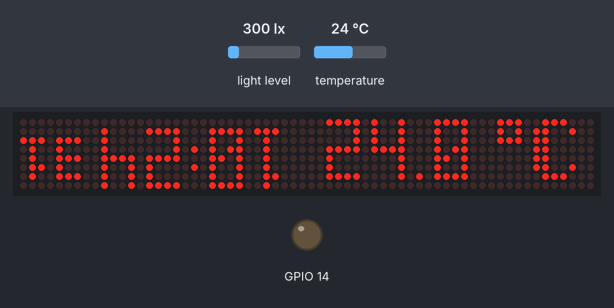
Recording of a program running on a simulated ESP32. Shown: 64×8 LED matrix, output pins drawn as LEDs (lit = HIGH). The inputs (shaded band) are chosen by the test bench; at power-on: light level 300 lx, temperature 24 °C. The local clock reads 2024-03-15 10:24:30 at power-on unless the program sets it; storage starts empty; what the program prints to the serial monitor is not drawn.

Above: at 1.2 s.
1.3 s: light level set to 40 lx
At 2.8 s:
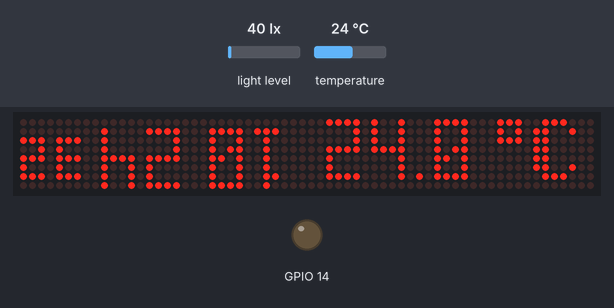
3.5 s: temperature set to 12 °C
At 4.5 s:
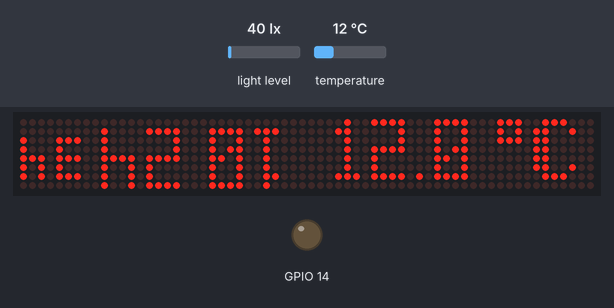
5.5 s: light level set to 500 lx
At 6.8 s:
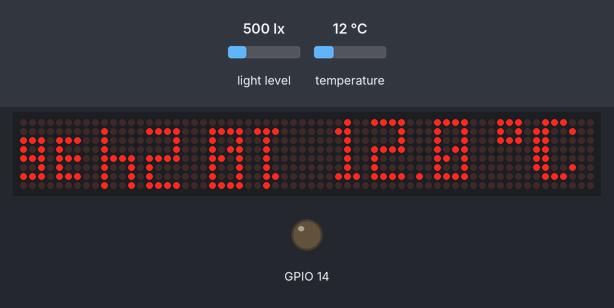
7.5 s: temperature set to 19 °C
At 8.5 s:
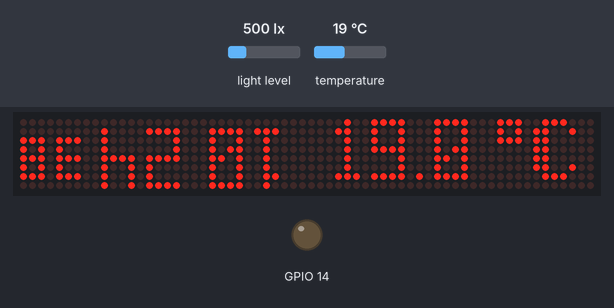
Timing chart, 0 to 10.5 s (numbered marks = the images above; inputs shaded):
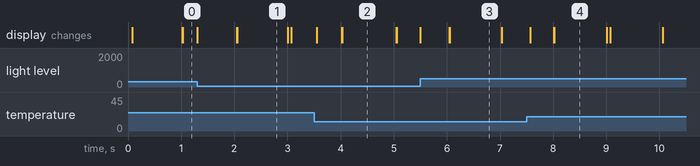

Measured:
- what the display in image 2 shows lasts 1.0 s, from 4.0 s to 5.0 s

The program:

main.cpp
```cpp
#include <Arduino.h>
#include <FS.h>
#include <SPIFFS.h>
#include <Adafruit_I2CDevice.h>
#include <SPI.h>
#include <RTClib.h>
#include <MD_MAX72xx.h>
#include <MD_Parola.h>
#include <WiFi.h>
#include <WebServer.h>
#include <IPAddress.h>
#include <NTPClient.h>
#include <Timezone.h>
#include <Wire.h>
#include <Adafruit_Sensor.h>
#include <Adafruit_BME280.h>
#include <BH1750.h>
#include <Bounce2.h>
#include <ArduinoJson.h>

#include <unordered_map>
#include <vector>
#include <string>

#include <Macros.h>

#include <Config_Parser.h>
#include <Web_Settings.h>
#include <Languages.h>
#include <Font_Data.h>
#include <Screens.h>
#include <Set_NTP_Time.h>
#include <Set_Intensity.h>
#include <Beep.h>

Config conf;
WebServer server(80);
String HOME_HTML;
String SETTINGS_HTML;

MD_Parola* matrix = nullptr;
RTC_DS3231 rtc;
Adafruit_BME280 bme;
BH1750 light_sensor;
Bounce2::Button screen_button = Bounce2::Button();

DateTime current_time;
Timezone* TMZ = nullptr;

bool tic = true;
int sound_interval = 0;

bool screen_off = false;
uint8_t displaySelector = 0;

int measurement_interval = 0;

void setup() {
  Serial.begin(115200);

  if (!SPIFFS.begin()) {
    Serial.printf("%s\n", SPIFFS_ERR);
    return;
  }
  Serial.printf("%s\n", SPIFFS_SUC);

  loadConfiguration(conf);

  WiFi.mode(WIFI_AP_STA);
  WiFi.softAP(AP_NAME, AP_PASSWORD);
  IPAddress local_IP(IP_ADDRESS);
  IPAddress gateway(GATEWAY);
  IPAddress subnet(SUBNET);
  WiFi.softAPConfig(local_IP, gateway, subnet);

  HOME_HTML = htmlLoader(PATH_TO_HOME);
  SETTINGS_HTML = htmlLoader(PATH_TO_SETTINGS);

  server.on("/", handleHome);
  server.on("/settings", handleSettings);
  server.on("/updateTime", HTTP_POST, handleUpdateTime);
  server.on("/toggleScreen", HTTP_POST, handleToggleScreen);
  server.on("/reboot", HTTP_POST, handleReboot);
  server.on("/timeTempScreen", HTTP_POST, handleTimeTempScreen);
  server.on("/dateScreen", HTTP_POST, handleDateScreen);
  server.on("/humPresScreen", HTTP_POST, handleHumPresScreen);
  server.on("/submitNetwork", HTTP_POST, handleNetworkSubmit);
  server.on("/submitNTP", HTTP_POST, handleNTPSubmit);
  server.on("/submitLanguage", HTTP_POST, handleLanguageSubmit);
  server.on("/submitTimezone", HTTP_POST, handleTimezoneSubmit);
  server.on("/submitAdditional", HTTP_POST, handleAdditionalSubmit);
  server.begin();

  TMZ = new Timezone(conf.std, conf.dlt);
  matrix = new MD_Parola(HW_TYPE, conf.max7219.DATA_PIN, conf.max7219.CLK_PIN, conf.max7219.CS_PIN, MAX7219_DEVICES);

  pinMode(conf.pins.BUZZER_PIN, OUTPUT);
  digitalWrite(conf.pins.BUZZER_PIN, LOW);

  screen_button.attach(conf.pins.BUTTON_PIN, INPUT_PULLUP);
  screen_button.interval(5);
  screen_button.setPressedState(LOW);

  if(!matrix->begin(9)) {
    Serial.printf("%s %s\n", MAX7219_ERR, WIRE_ERR);
    while(true);
  }

  if (!rtc.begin(&Wire)) {
    Serial.printf("%s %s\n", DS3231_ERR, WIRE_ERR);
    while(true);
  }

  if (!bme.begin(conf.i2c.BME_280, &Wire)) {
    Serial.printf("%s %s\n", BME280_ERR, WIRE_ERR);
    while(true);
  }

  if(!light_sensor.begin(BH1750::CONTINUOUS_HIGH_RES_MODE, conf.i2c.BH1750, &Wire)) {
    Serial.printf("%s %s\n", BH1750_ERR, WIRE_ERR);
    while(true);
  }

  if (rtc.lostPower()) {
    Serial.printf("%s\n", RTC_POWER_LOST);

    matrix->setZone(7, 4, 7);
    matrix->setZone(8, 0, 3);
    matrix->setFont(7, small_font);
    matrix->setFont(8, small_font);
    matrix->setZoneEffect(7, 1, PA_FLIP_UD);
    matrix->setZoneEffect(7, 1, PA_FLIP_LR);
    matrix->displayZoneText(7, "POWER", PA_CENTER, 75, 10, PA_PRINT);
    matrix->displayZoneText(8, "LOST", PA_CENTER, 75, 10, PA_PRINT);
    matrix->synchZoneStart();
    matrix->displayAnimate();

    while(!screen_button.pressed())
      screen_button.update();

    Serial.printf("Button pressed. Trying to sync time with NTP server.\n");

    wifi_connetion();
    set_NTP_time();
    Serial.println("Disconnecting from WiFi.\n");
    WiFi.disconnect();
  }

  matrix->setZone(0, 7, 7);
  matrix->setZone(1, 4, 6);
  matrix->setZone(2, 0, 3);

  matrix->setZoneEffect(0, 1, PA_FLIP_UD);
  matrix->setZoneEffect(0, 1, PA_FLIP_LR);
  matrix->setZoneEffect(1, 1, PA_FLIP_UD);
  matrix->setZoneEffect(1, 1, PA_FLIP_LR);

  matrix->setFont(0, small_font);
  matrix->setFont(1, pixel_font);
  matrix->setFont(2, pixel_font);

  matrix->setZone(3, 4, 7);
  matrix->setZone(4, 0, 3);

  matrix->setZoneEffect(3, 1, PA_FLIP_UD);
  matrix->setZoneEffect(3, 1, PA_FLIP_LR);

  matrix->setFont(3, small_font);
  matrix->setFont(4, small_font);

  matrix->setZone(5, 4, 7);
  matrix->setZone(6, 0, 3);

  matrix->setZoneEffect(5, 1, PA_FLIP_UD);
  matrix->setZoneEffect(5, 1, PA_FLIP_LR);

  matrix->setFont(5, pixel_font);
  matrix->setFont(6, pixel_font);

  matrix->displayClear();

  bme.setSampling(Adafruit_BME280::MODE_FORCED,
                  Adafruit_BME280::SAMPLING_X16,
                  Adafruit_BME280::SAMPLING_X16,
                  Adafruit_BME280::SAMPLING_X16,
                  Adafruit_BME280::FILTER_X4,
                  Adafruit_BME280::STANDBY_MS_1000
                  );

  printConfiguration(conf);
}

void loop() {
  current_time = TMZ->toLocal((rtc.now()).unixtime());
  server.handleClient();

  screen_button.update();
  if (screen_button.released())
    ++displaySelector %= 3;

  if((millis() - measurement_interval) > 30000)
    if(bme.takeForcedMeasurement())
      measurement_interval = millis();

  switch(displaySelector) {
    case CLOCK_TEMP:
      print_time_temp();
      break;
    case DATE:
      print_date();
      break;
    case HUMIDITY_PRESSURE:
      print_hum_pres();
      break;
    default:
      print_time_temp();
      break;
  }

  if(screen_button.isPressed() && screen_button.currentDuration() > 500) {
    matrix->displayShutdown(true);
    screen_off = true;
    while(!screen_button.released())
      screen_button.update();
  }

  if(screen_button.pressed() && screen_off) {
    matrix->displayShutdown(false);
    screen_off = false;
    while(!screen_button.released())
      screen_button.update();
  }

  if(conf.buzzSound){
    if(current_time.second() == 0 && current_time.minute() == 0 && tic) {
      beep_sound();
      tic = false;
      sound_interval = millis();
    }

    if(!tic && (millis() - sound_interval) > 1000)
      tic = true;
  }

  set_intensity();
}
```

Macros.h
```cpp
#define WIRE_ERR "Check wiring!"

#define MAX7219_ERR "Could not find MAX7219!"
#define DS3231_ERR "Could not find DS3231 RTC!"
#define BME280_ERR "Could not find BME280 sensor!"
#define BH1750_ERR "Could not find BH1750 sensor!"

#define RTC_POWER_LOST "RTC lost power. Press the button for trying to set the time."

#define SPIFFS_ERR "Failed to mount SPIFFS."
#define SPIFFS_SUC "SPIFFS mounted successfully."

#define MAX7219_DEVICES 8
#define HW_TYPE MD_MAX72XX::FC16_HW

#define AP_NAME "ESP32WeatherStation"
#define AP_PASSWORD "SuP3r_S3cr3t_P@ssw0rd!"

#define IP_ADDRESS 10, 10, 10, 10
#define GATEWAY 10, 10, 10, 10
#define SUBNET 255, 255, 255, 0
```
